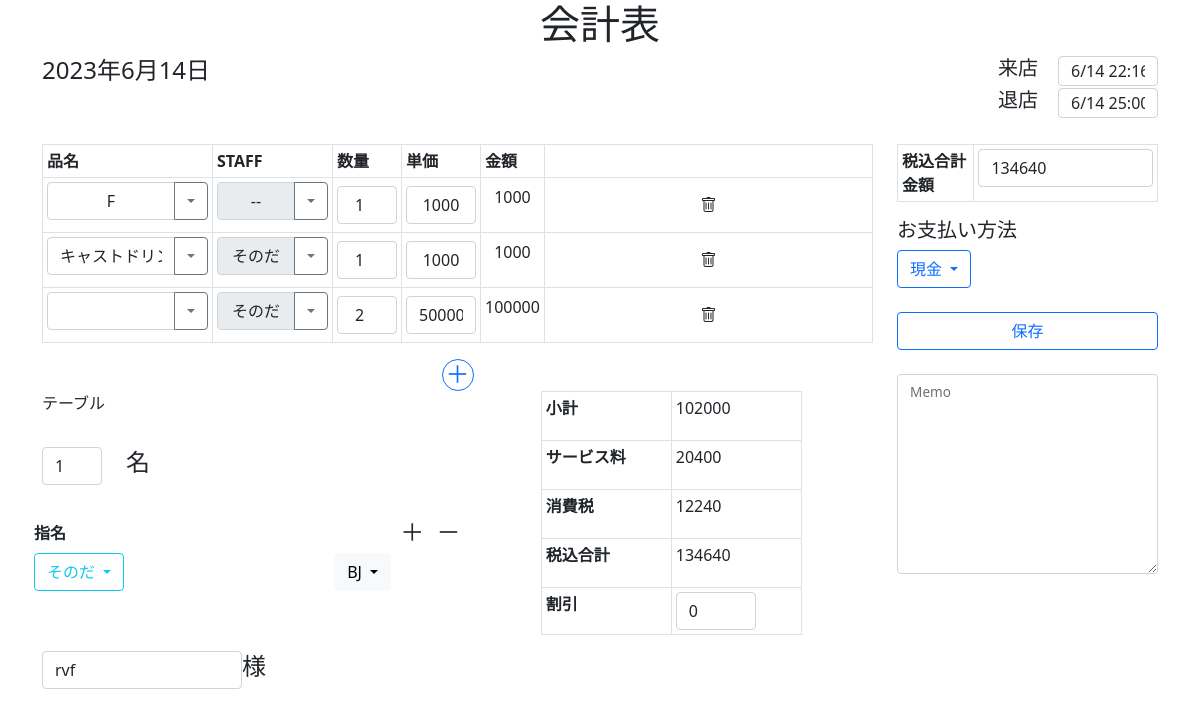
The app's page /checksheet/31, older data.
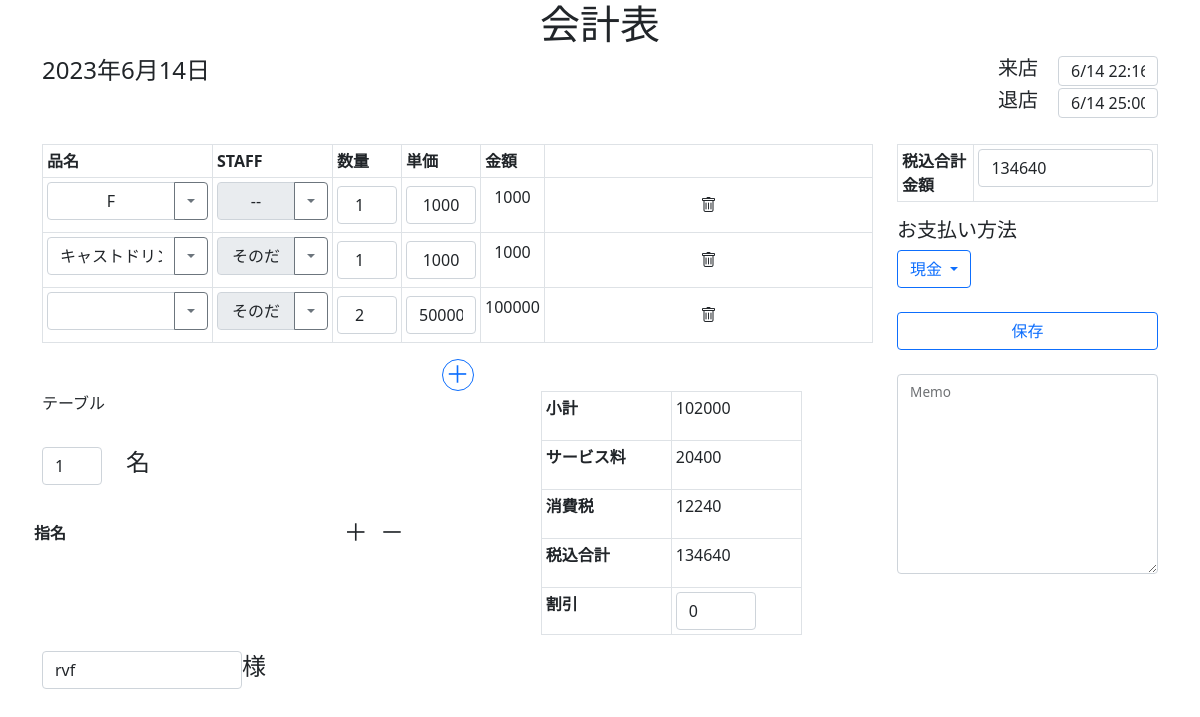
The same page, newer data.
### attendance/models.py (models this page shows, shortened)
class Item(models.Model):
    item_name = models.CharField(max_length=20, null=True)
    staff =  models.CharField(max_length=20, null=True)
    item_num = models.IntegerField()
    item_cost = models.IntegerField()
    checkSheet = models.ForeignKey(CheckSheet, on_delete=models.CASCADE)
    Menu = models.ForeignKey(ItemMenu, on_delete=models.CASCADE)
    def __str__(self):
        return self.item_name

class SheetAccountRelation(models.Model):
    checksheet = models.ForeignKey("CheckSheet", on_delete=models.CASCADE)
    account = models.ForeignKey("Account", on_delete=models.CASCADE)
    attr = models.CharField(max_length=3, null=True)
    earnings = models.IntegerField(default=0)
    back = models.IntegerField(default=0)
    is_hold = models.BooleanField(default=False)

class Account(models.Model):
    user = models.OneToOneField(User, on_delete=models.CASCADE)
    is_working = models.BooleanField(default=False)
    start_time = models.DateTimeField(verbose_name="開始時間")
    end_time = models.DateTimeField(verbose_name="終了時間")
    start_overtime = models.CharField(max_length=20, null=True)
    end_overtime = models.CharField(max_length=20, null=True)
    earnings = models.IntegerField(default=0)
    is_sending = models.BooleanField(default=False)
    staff_drink = models.IntegerField(default=0)
    staff_bottle = models.IntegerField(default=0)
    debt = models.IntegerField(default=0)
    back = models.IntegerField(default=0)
    def __str__(self):
        return self.user.username

### attendance/views.py (the view, shortened to what this page needs)
# urls.py: path("checksheet/<int:pk>", views.CheckEditer.as_view(), name="CheckSheet"),
class CheckEditer(TemplateView):
    def get(self, request, pk):
        sheet = get_object_or_404(CheckSheet, pk=pk)
        context = {
            "Staff": Account.objects.all(),
            "Relations": sheet.sheetaccountrelation_set.all(),
            "CheckSheet": get_object_or_404(CheckSheet, pk=pk),
            "Menu": get_object_or_404(ItemMenu, menu="Default"),
            }
        return render(request,"attendance/checksheet.html", context)

### attendance/models.py (called while the page is built)
    def __str__(self):
        return self.client_name

### templates/attendance/checksheet.html (shortened to what the changed rows need)
{% extends "attendance/DB5_base.html" %}
{% block body %}
<div class="container">
    <form action="{% url 'CheckSheet' pk=CheckSheet.pk %}" method="post">
        <header>
        <h1 class="text-center">会計表</h1>
    </header>
    <main>
        <br>
        <div class="row">
        <div class="col-md-9">
            <div style="margin: 20px 50;">
            <table class="table table-bordered table-sm align-middle">
                <thead>
                <tr>
                    <th scope="col" style="width: 170px;">品名</th>
                    <th scope="col" style="width: 120px;">STAFF</th>
                    <th scope="col" style="width: 40px;">数量</th>
                    <th scope="col" style="width: 70px;">単価</th>
                    <th scope="col" style="width: 50px;">金額</th>
                    <th scope="col"></th>
                </tr>
                </thead>
                <tbody id="order" style="text-align: center;">
                    {% for item in CheckSheet.item_set.all %}
                        <tr id="item_field">
                            <td>
                                <div class="input-group mb-2" name="item_name">
                                    <input type="text" name="item_name" class="form-control" aria-label="Text input with dropdown button" value="{{item.item_name}}" style="width: 50px; text-align: center;">
                                    <button class="btn btn-outline-secondary dropdown-toggle" type="button" data-bs-toggle="dropdown" aria_expanded="true"></button>
                                </div>
                            </td>
                            <td>
                                <div class="input-group mb-2">
                                    <input type="text" name="staff_name" class="form-control" aria-label="Text input with dropdown button" style="text-align: center;" value="{{item.staff}}" readonly>
                                    <button class="btn btn-outline-secondary dropdown-toggle" type="button" data-bs-toggle="dropdown" aria_expanded="true"></button>
                                </div>
                            </td>
                            <td>
                                <input type="number" name="item_num" id="itemNumber" class="form-control" value="{{item.item_num}}" style="width: 60px; text-align: center;"/>
                            </td>
                            <td>
                                <input type="text" pattern="^[0-9]+$" name="item_cost" id="itemCost" class="form-control" value="{{item.item_cost}}" style="width: 70px; text-align: center;"/>
                            </td>
                            <td>
                                <p name="total">0</p>
                            </td>
                            <td>
                                <button type="button" class="btn oreder_delete">
                                    <i class="bi bi-trash"></i><div class="section1 text-center">
                                </button>
                            </td>
                        </tr>
                    {% endfor %}
                </tbody>
            </table>
            </div>
            <div class="row">
                <div class="col-7">
                    <br>
                    <br>
                    <div class="row" id="all_staff">
                        <table class="table table-borderless table-sm align-middle" name="staff_table">
                            <thead>
                            <tr>
                                <th scope="col" style="width: 20px;">指名</th>
                                <th scope="col" style="width: 10px;">
                                    <div class="section1 text-center">
                                        <button type="button" class="btn btn-otline-info rounded-circle p-1" name="staffAdd" style="width:2rem;height:2rem;"><h4>＋</h4></button>
                                        <button type="button" class="btn btn-otline-info rounded-circle p-1" name="staffDelete" style="width:2rem;height:2rem;"><h4>－</h4></button>
                                    </div>
                                </th>
                            </tr>
                            </thead>
                            <tbody id="staff_tbody">
                            {% for selectedStaff in Relations %}
                                <tr class="selected_staff_tr">
                                    <td id="name">
                                        <button class="btn btn-outline-info dropdown-toggle" type="button" id="dropdownMenuButton" data-bs-toggle="dropdown" aria-expanded="false">
                                            {{selectedStaff.account}}
                                            </button>
                                    </td>
                                    <td id="attr">
                                        <button class="btn btn-light dropdown-toggle" type="button" id="dropdownMenuButton2" data-bs-toggle="dropdown" aria-expanded="false">
                                            {{selectedStaff.attr}}
                                        </button>
                                    </td>
                                </tr>
                            {% endfor %}
                            </tbody>
                        </table>
                    </div>
                </div>
                <div class="col-4">
                    <table class="table table-bordered table-sm">
                        <tbody>
                            <tr>
                                <th scope="row">小計</th>
                            </tr>
                            <tr>
                                <th scope="row">サービス料</th>
                            </tr>
                            <tr>
                                <th scope="row">消費税</th>
                            </tr>
                            <tr>
                                <th scope="row">税込合計</th>
                            </tr>
                            <tr>
                                <th scope="row">割引</th>
                            </tr>
                        </tbody>
                    </table>
                </div>
            </div>
        </div>
        <div class="col-md-3">
            <div>
                <table class="table table-bordered table-sm">
                    <tbody>
                        <tr>
                            <th scope="row">税込合計金額</th>
                        </tr>
                    </tbody>
                </table>
            </div>
            <br>
            <br>
        </div>
    </div>
    </main>
    </form>
</div>
{% endblock body %}

Row changes from the older to the newer data that the page shows:
removed SheetAccountRelation: account "そのだ", attr "BJ"
